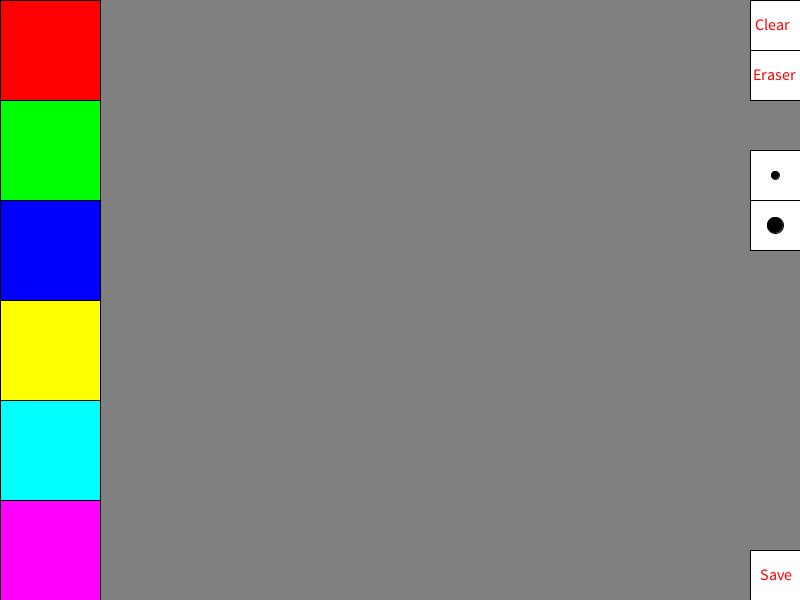
Frame 1 (no input)
Frame 60 (the mouse pressed at the canvas centre just before this capture): identical to frame 1, image omitted
Frame 120 (the mouse held since frame 60 and released just before this capture): identical to frame 1, image omitted

The Processing sketch that drew this single still picture (run headless with seeded random() and noise(); from frame 60 on, the mouse is pressed at the canvas centre):

// Processing sketch: paint
// ── paint.pde

int [] backgroundColor = {128, 128, 128};
int [] nowFillColor = {0, 0, 0};

void drawText(String s, int x, int y, int r, int g, int b)
{
  fill(r, g, b);
  text(s, x, y);
  //fill(nowFillColor[0],nowFillColor[1], nowFillColor[2]);
}

//void drawRect(int x, int y, int w, int h, int r, int g, int b)
//{
//  fill(r, g, b);
//  rect(x, y, w, h);
//}

void functionArea()
{
  strokeWeight(1);
  // red 0
  fill(255, 0, 0);
  rect(0, 0, 100, 100);
  // green 1
  fill(0, 255, 0);
  rect(0, 100, 100, 100); // 100 200
  // blue 2
  fill(0, 0, 255);
  rect(0, 200, 100, 100);// 100 300
  // yellow 3 
  fill(255, 255, 0);
  rect(0, 300, 100, 100); // 100, 400
  // cyan 4
  fill(0, 255, 255);
  rect(0, 400, 100, 100); // 100, 500
  // purple 5
  fill(255, 0, 255);
  rect(0, 500, 100, 100);
  
  //-----------------------------------
  // Draw Right function area
  textSize(16);
  // Clear button 750-800 0-50
  fill(255, 255, 255);
  rect(750, 0, 50, 50);
  
  drawText("Clear", 755, 30, 255, 0, 0);
  //
  // Draw button
  fill(255, 255, 255);
  rect(750, 50, 50, 50); // y: 50-100
  
  drawText("Eraser", 753, 80, 255, 0, 0);
  //
  // Draw size small x:750-800 y:150-200
  fill(255, 255, 255);
  rect(750, 150, 50, 50);
  
  fill(0, 0, 0);
  ellipse(775, 175, 8, 8);
  //
  // Draw size big x:750-800 y:200-250
  fill(255, 255, 255);
  rect(750, 200, 50, 50);
  
  fill(0, 0, 0);
  ellipse(775, 225, 16, 16);
  //
  // Draw save button
  fill(255, 255, 255);
  rect(750, 550, 50, 50);
  
  drawText("Save", 760, 580, 255, 0, 0);
  
  // Reset stroke weight
  stroke(0, 0, 0);
  strokeWeight(8);
}

void setup() {
    size(800, 600);
    smooth();
    background(backgroundColor[0], backgroundColor[1], backgroundColor[2]);
    functionArea();
    strokeWeight(8);
}

int nowColor;
boolean picked = false;


void draw() { 
      // Judge choose color
      if(mousePressed && mouseButton == LEFT)
      {
        // Red
        if(mouseX <= 100 && mouseY <= 100)
        {
          nowColor = 0;
          picked = true;
        }
        // Green
        else if(mouseX >= 0 && mouseX <= 100 && mouseY >= 100 && mouseY <= 200)
        {
          nowColor = 1;
          picked = true;
        }
        // Blue
        else if(mouseX >= 0 && mouseX <= 100 && mouseY >= 200 && mouseY <= 300)
        {
          nowColor = 2;
          picked = true;
        }
        // Yellow
        else if(mouseX >= 0 && mouseX <= 100 && mouseY >= 300 && mouseY <= 400)
        {
          nowColor = 3;
          picked = true;
        }
        // Cyan
        else if(mouseX >= 0 && mouseX <= 100 && mouseY >= 400 && mouseY <= 500)
        {
          nowColor = 4;
          picked = true;
        }
        // Purple
        else if(mouseX >= 0 && mouseX <= 100 && mouseY >= 500 && mouseY <= 600)
        {
          nowColor = 5;
          picked = true;
        }
        /// Right function area
        else if(mouseX >= 750)
        {
          // Clear
          if(mouseY <= 50)
          {
            background(backgroundColor[0], backgroundColor[1], backgroundColor[2]);
            stroke(0, 0, 0);
            functionArea();
          }
          // Eraser
          else if(mouseY > 50 && mouseY <= 100)
          {
            //
            //stroke(0, 0, 0);
            nowColor = -1;
            picked = true;
          }
          // size small
          else if(mouseY > 150 && mouseY <= 200)
          {
              strokeWeight(8);
          }
          // size large
          else if(mouseY > 200 && mouseY <= 250)
          {
              strokeWeight(16);
          }
          else if(mouseY > 550 && mouseY <= 600)
          {
              //background(backgroundColor[0], backgroundColor[1], backgroundColor[2]);
              save("pic.jpg");
              functionArea();
          }
        }
        // drawing
        else if(picked)
        {
          switch(nowColor)
          {
            // Eraser
            case -1:
              stroke(backgroundColor[0], backgroundColor[1], backgroundColor[2]);
            break;
            //////////////
            // Color
            case 0:
              stroke(255, 0, 0);
            break;
            
            case 1:
              stroke(0, 255, 0);
            break;
            
            case 2:
              stroke(0, 0, 255);
            break;
            
            case 3:
              stroke(255, 255, 0);
            break;
            
            case 4:
              stroke(0, 255, 255);
            break;
            
            case 5:
              stroke(255, 0, 255);
            break;
          }
          line(mouseX, mouseY, pmouseX, pmouseY);
        }
    }
}


//void set
